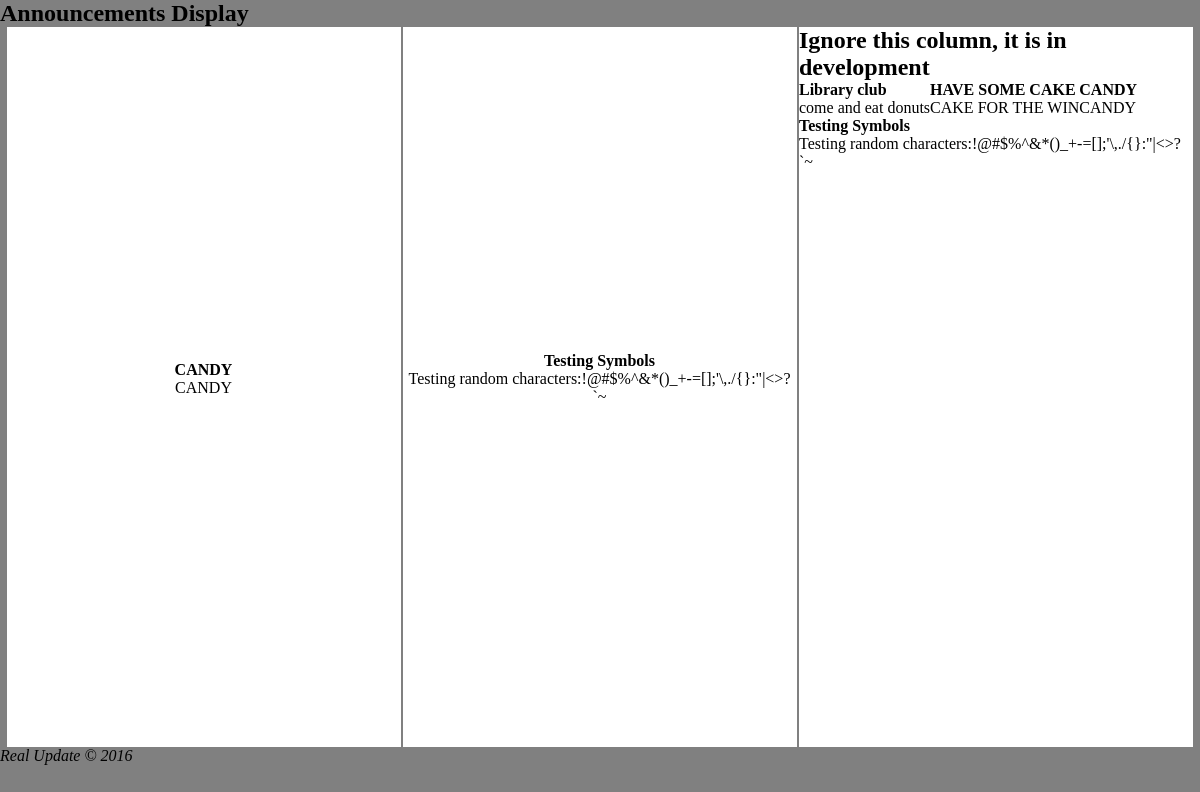
Page /index.php/announcement/display on the committed database.
### tables this page shows
CREATE TABLE IF NOT EXISTS `real_update_ann` (
  `id` int(4) NOT NULL,
  `title` varchar(50) NOT NULL,
  `content` varchar(150) NOT NULL,
  `type` varchar(50) NOT NULL,
  `author` varchar(50) NOT NULL,
  `start_datetime` datetime NOT NULL,
  `end_datetime` datetime NOT NULL,
  `slug` varchar(50) NOT NULL
);

### application/controllers/Navigation.php (called while the page is built, shortened)
<?php
class Navigation extends CI_Controller{
    protected function load_view($page, $data = NULL, $auth = FALSE){
        $this->load->view('templates/header', $data);
        $this->load->view('templates/container');
        $this->load->view($page.'/', $data);
        $this->load->view('templates/footer');
    }
}
?>

### application/controllers/Announcement.php (called while the page is built, shortened)
<?php
require_once 'Navigation.php';
class Announcement extends Navigation{
    public function display(){
        $data['announcement'] = $this->announcement_model->get_announcement_display();
        $data['title'] = 'Announcements Display';
        $data['stylesheet'][] = 'ann_disp.css';
        $this->load_view('announcements/display', $data);
    }
}

### index.php (called while the page is built, shortened)
<?php
require_once BASEPATH.'core/CodeIgniter.php';

### application/models/Announcement_Model.php (called while the page is built, shortened)
<?php
Class Announcement_Model extends CI_Model{
    public function get_announcement_display(){
        $now = new DateTime();
        $rounded_min = (floor(intval($now->format('i')) / 15) + ((intval($now->format('i')) % 15 < 15 / 2) ? 0 : 1)) * 15;
        if($rounded_min == 60) $now->setTime(intval($now->format('H')) + 1, 0);
        else $now->setTime($now->format('H'), $rounded_min);
        $this->db->order_by('title ASC, start_datetime ASC');
        $where = '(start_datetime BETWEEN "1990-01-01 00:00" AND "'.$now->format('Y-m-d H:i').'")';
        $where .= ' AND (end_datetime BETWEEN "'.$now->format('Y-m-d H:i').'" AND "9999-12-31 11:59")';
        $query = $this->db->get_where(self::TABLE_NAME, $where);
        return $query->result_array();
    }
}
?>

### application/views/announcements/display/index.php (the view, shortened to what this page needs)
<?php
    echo heading($title, 2);
?>
<?php if(!empty($announcement)){?>
    <div id='display' class="flex-container">
        <div id="ann-col-1" class="flex-col scroll-content-parent">
            <div class="scroll-content">
                <?php $announcement = array_reverse($announcement); ?>
                <?php foreach($announcement as $a){ ?>
                    <div class="announcement">
                        <div class="flex-center">
                            <div class="content">
                                <h4><?php echo $a['title'] ?></h4>
                                <div><?php echo $a['content'] ?></div>
                            </div>
                        </div>
                    </div>
                <?php } ?>
            </div>
        </div>
        <div id="ann-col-2" class="flex-col scroll-content-parent">
            <div class="scroll-content">
                <?php $announcement[] = array_shift($announcement);?>
                <?php foreach($announcement as $a){ ?>
                    <div class="announcement">
                        <div class="flex-center">
                            <div class="content">
                                <h4><?php echo $a['title'] ?></h4>
                                <div><?php echo $a['content'] ?></div>
                            </div>
                        </div>
                    </div>
                <?php } ?>
            </div>
        </div>
        <div id="ann-col-3" class="flex-col">
            <h2>Ignore this column, it is in development</h2>
            <?php $i=0;?>
            <?php foreach($announcement as $a){ ?>
                <?php $i++;?>
                <div class="announcement <?php echo $i===2?"active":''; ?>">
                    <h4><?php echo $a['title'] ?></h4>
                    <div><?php echo $a['content'] ?></div>
                </div>
            <?php } ?>
        </div>
<?php }else{ ?>
    <h3>There are no announcements to be shown.</h3>
<?php } ?>
    </div>

### application/core/MY_Loader.php (shortened to what this page needs)
<?php
class MY_Loader extends CI_Loader{
    protected function _ci_load($_ci_data){
        if (is_string($_ci_path) && $_ci_path !== '')
        {
            $_ci_x = explode('/', $_ci_path);
            $_ci_file = end($_ci_x);
        }
        else
        {
            $lc = substr($_ci_view, -1);
            $_ci_view = $lc == '\\' || $lc == '/' ? $_ci_view.'index' : $_ci_view;
            $_ci_ext = pathinfo($_ci_view, PATHINFO_EXTENSION);
            $_ci_file = ($_ci_ext === '') ? $_ci_view.'.php' : $_ci_view;
            foreach ($this->_ci_view_paths as $_ci_view_file => $cascade)
            {
                if (file_exists($_ci_view_file.$_ci_file))
                {
                    $_ci_path = $_ci_view_file.$_ci_file;
                    break;
                }
            }
        }
        if (is_array($_ci_vars))
        {
            $this->_ci_cached_vars = array_merge($this->_ci_cached_vars, $_ci_vars);
        }
        extract($this->_ci_cached_vars);
        if ( ! is_php('5.4') && ! ini_get('short_open_tag') && config_item('rewrite_short_tags') === TRUE)
        {
            echo eval('?>'.preg_replace('/;*\s*\?>/', '; ?>', str_replace('<?=', '<?php echo ', file_get_contents($_ci_path))));
        }
        else
        {
            include($_ci_path);
        }
        return $this;
    }
}
?>

### application/views/templates/header.php (shortened to what this page needs)
<!doctype html>
<html lang="en">
    <head>
        <?php
            if(isset($stylesheet)){
                foreach($stylesheet as $s) echo "<link rel='stylesheet' type='text/css' href='".base_url('')."/assets/css/".$s."'>";
            }
        ?>
    </head>
    <body>

### application/views/templates/footer.php
        <div>
            <em>Real Update &copy; <?php echo date("Y"); ?></em>
        </div>
    </body>
</html>

### assets/css/ann_disp.css (style rules this page uses)
* { margin:0; padding:0; }
body { background-color:gray; }
.flex-container { margin-left:auto; margin-right:auto; display:flex; flex-direction:row; flex-wrap:nowrap; justify-content:space-around; align-items:stretch; width:99vw; }
.flex-col { background-color:white; }
.scroll-content-parent { overflow:hidden; position:relative; left:0; }
.scroll-content { overflow:hidden; position:relative; transition:left 0.5s; }
.announcement { overflow:hidden; float:left; position:relative; }
.flex-center { display:flex; flex-direction:column; flex-wrap:nowrap; justify-content:space-around; align-items:stretch; height:88vh; text-align:center; }

### rows in the picture
real_update_ann: title "CANDY", content "CANDY"
real_update_ann: title "Testing Symbols", content "Testing random characters:!@#$%^&*()_+-=[];'\\,./{}:\"|<>?`~"
real_update_ann: title "Library club", content "come and eat donuts"
real_update_ann: title "HAVE SOME CAKE", content "CAKE FOR THE WIN"

### other values in the picture
heading($title, 2) "Announcements Display"
